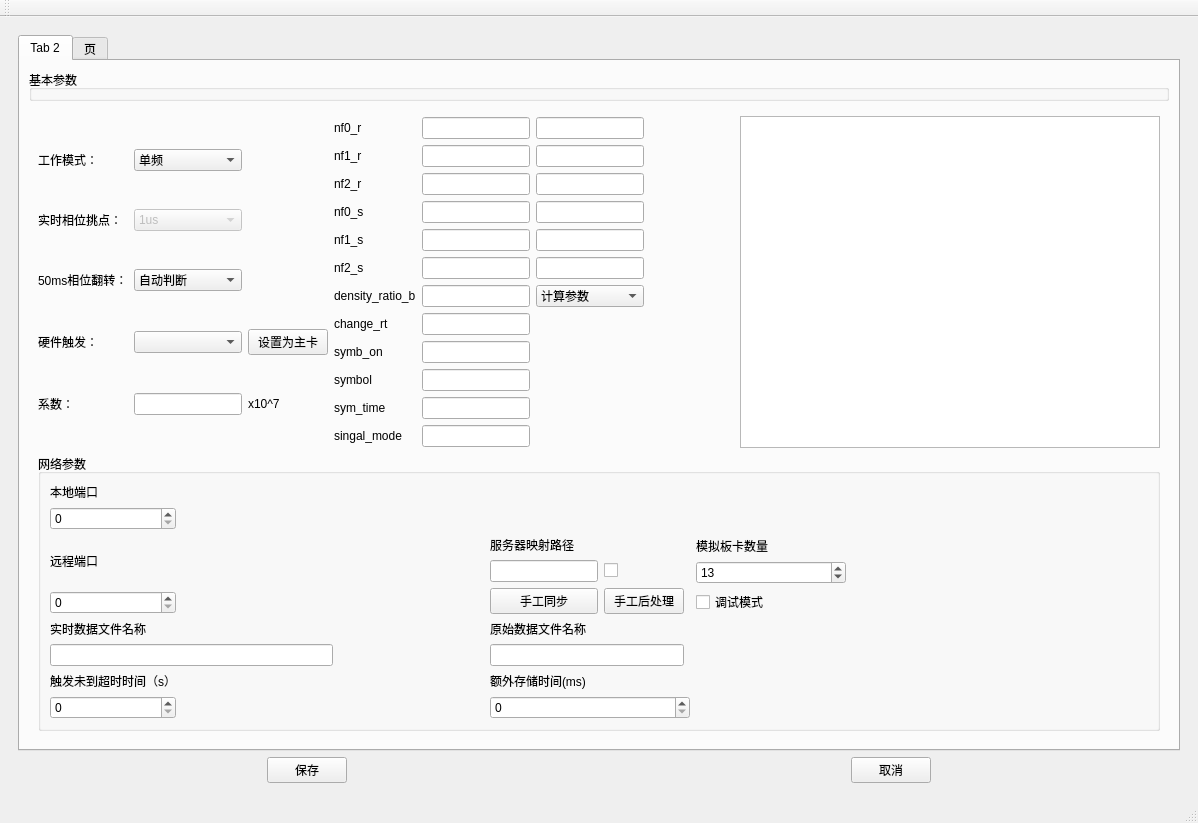
<?xml version="1.0" encoding="UTF-8"?>
<ui version="4.0">
 <class>MainProcess</class>
 <widget class="QMainWindow" name="MainProcess">
  <property name="geometry">
   <rect>
    <x>0</x>
    <y>0</y>
    <width>1198</width>
    <height>798</height>
   </rect>
  </property>
  <property name="windowTitle">
   <string>MainProcess</string>
  </property>
  <widget class="QWidget" name="centralwidget">
   <layout class="QGridLayout" name="gridLayout">
    <item row="0" column="0">
     <widget class="QStackedWidget" name="stackedWidget">
      <property name="currentIndex">
       <number>1</number>
      </property>
      <widget class="QWidget" name="showPlotWidget">
       <layout class="QGridLayout" name="gridLayout_8">
        <item row="0" column="0">
         <layout class="QVBoxLayout" name="verticalLayout_4">
          <item>
           <widget class="QLabel" name="lab_GunInf">
            <property name="text">
             <string>TextLabel</string>
            </property>
            <property name="alignment">
             <set>Qt::AlignCenter</set>
            </property>
           </widget>
          </item>
          <item>
           <widget class="QStackedWidget" name="stackedWidget_2">
            <property name="currentIndex">
             <number>0</number>
            </property>
            <widget class="QWidget" name="page">
             <layout class="QGridLayout" name="gridLayout_2">
              <item row="0" column="0">
               <widget class="QWidget" name="plotWidget" native="true"/>
              </item>
             </layout>
            </widget>
            <widget class="QWidget" name="page_2">
             <layout class="QGridLayout" name="gridLayout_7">
              <item row="0" column="0">
               <widget class="QWidget" name="plotWidget2" native="true"/>
              </item>
             </layout>
            </widget>
           </widget>
          </item>
         </layout>
        </item>
       </layout>
      </widget>
      <widget class="QWidget" name="AdvancedOptionsWidget">
       <layout class="QGridLayout" name="gridLayout_4">
        <item row="0" column="0">
         <layout class="QVBoxLayout" name="verticalLayout">
          <item>
           <widget class="QTabWidget" name="tabSettingWidget">
            <property name="currentIndex">
             <number>0</number>
            </property>
            <widget class="QWidget" name="tab_2">
             <attribute name="title">
              <string>Tab 2</string>
             </attribute>
             <layout class="QGridLayout" name="gridLayout_5">
              <item row="1" column="0">
               <widget class="QWidget" name="basicParaWidget" native="true">
                <layout class="QVBoxLayout" name="verticalLayout_2" stretch="0,0">
                 <item>
                  <layout class="QHBoxLayout" name="horizontalLayout">
                   <item>
                    <layout class="QGridLayout" name="gridLayout_14">
                     <item row="0" column="0">
                      <layout class="QGridLayout" name="gridLayout_10">
                       <item row="0" column="2" colspan="2">
                        <widget class="QComboBox" name="Mode">
                         <property name="enabled">
                          <bool>true</bool>
                         </property>
                         <item>
                          <property name="text">
                           <string>单频</string>
                          </property>
                         </item>
                         <item>
                          <property name="text">
                           <string>三频</string>
                          </property>
                         </item>
                        </widget>
                       </item>
                       <item row="3" column="0" colspan="2">
                        <widget class="QLabel" name="label_2">
                         <property name="text">
                          <string>硬件触发：</string>
                         </property>
                        </widget>
                       </item>
                       <item row="3" column="2" colspan="2">
                        <widget class="QComboBox" name="hardtrigIndex"/>
                       </item>
                       <item row="1" column="2" colspan="2">
                        <widget class="QComboBox" name="PickUp">
                         <property name="enabled">
                          <bool>false</bool>
                         </property>
                         <item>
                          <property name="text">
                           <string>1us</string>
                          </property>
                         </item>
                         <item>
                          <property name="text">
                           <string>10us</string>
                          </property>
                         </item>
                         <item>
                          <property name="text">
                           <string>20us</string>
                          </property>
                         </item>
                         <item>
                          <property name="text">
                           <string>50us</string>
                          </property>
                         </item>
                         <item>
                          <property name="text">
                           <string>100us</string>
                          </property>
                         </item>
                         <item>
                          <property name="text">
                           <string>1000us</string>
                          </property>
                         </item>
                        </widget>
                       </item>
                       <item row="4" column="0" colspan="2">
                        <widget class="QLabel" name="label">
                         <property name="text">
                          <string>系数：</string>
                         </property>
                        </widget>
                       </item>
                       <item row="4" column="2" colspan="2">
                        <widget class="QLineEdit" name="coefficient"/>
                       </item>
                       <item row="4" column="4">
                        <widget class="QLabel" name="label_4">
                         <property name="text">
                          <string>x10^7</string>
                         </property>
                        </widget>
                       </item>
                       <item row="2" column="2" colspan="2">
                        <widget class="QComboBox" name="phaseFilp">
                         <item>
                          <property name="text">
                           <string>自动判断</string>
                          </property>
                         </item>
                         <item>
                          <property name="text">
                           <string>取负值</string>
                          </property>
                         </item>
                        </widget>
                       </item>
                       <item row="3" column="4">
                        <widget class="QPushButton" name="set2MainCard">
                         <property name="text">
                          <string>设置为主卡</string>
                         </property>
                        </widget>
                       </item>
                       <item row="2" column="0" colspan="2">
                        <widget class="QLabel" name="label_10">
                         <property name="text">
                          <string>50ms相位翻转：</string>
                         </property>
                        </widget>
                       </item>
                       <item row="0" column="0" colspan="2">
                        <widget class="QLabel" name="label_3">
                         <property name="text">
                          <string>工作模式：</string>
                         </property>
                        </widget>
                       </item>
                       <item row="1" column="0" colspan="2">
                        <widget class="QLabel" name="label_8">
                         <property name="text">
                          <string>实时相位挑点：</string>
                         </property>
                        </widget>
                       </item>
                      </layout>
                     </item>
                     <item row="0" column="1">
                      <layout class="QGridLayout" name="gridLayout_17">
                       <item row="9" column="0">
                        <widget class="QLabel" name="label_39">
                         <property name="text">
                          <string>symbol</string>
                         </property>
                        </widget>
                       </item>
                       <item row="5" column="0">
                        <widget class="QLabel" name="label_22">
                         <property name="text">
                          <string>nf2_s</string>
                         </property>
                        </widget>
                       </item>
                       <item row="4" column="2">
                        <widget class="QLineEdit" name="txtnf1_s"/>
                       </item>
                       <item row="4" column="0">
                        <widget class="QLabel" name="label_27">
                         <property name="text">
                          <string>nf1_s</string>
                         </property>
                        </widget>
                       </item>
                       <item row="1" column="0">
                        <widget class="QLabel" name="label_23">
                         <property name="text">
                          <string>nf1_r</string>
                         </property>
                        </widget>
                       </item>
                       <item row="10" column="2">
                        <widget class="QLineEdit" name="txtsym_time"/>
                       </item>
                       <item row="9" column="2">
                        <widget class="QLineEdit" name="txtsymbol"/>
                       </item>
                       <item row="5" column="2">
                        <widget class="QLineEdit" name="txtnf2_s"/>
                       </item>
                       <item row="2" column="0">
                        <widget class="QLabel" name="label_28">
                         <property name="text">
                          <string>nf2_r</string>
                         </property>
                        </widget>
                       </item>
                       <item row="11" column="2">
                        <widget class="QLineEdit" name="txtsingal_mode"/>
                       </item>
                       <item row="8" column="0">
                        <widget class="QLabel" name="label_38">
                         <property name="text">
                          <string>symb_on</string>
                         </property>
                        </widget>
                       </item>
                       <item row="0" column="2">
                        <widget class="QLineEdit" name="txtnf0_r"/>
                       </item>
                       <item row="10" column="0">
                        <widget class="QLabel" name="label_50">
                         <property name="text">
                          <string>sym_time</string>
                         </property>
                        </widget>
                       </item>
                       <item row="3" column="2">
                        <widget class="QLineEdit" name="txtnf0_s"/>
                       </item>
                       <item row="11" column="0">
                        <widget class="QLabel" name="label_51">
                         <property name="text">
                          <string>singal_mode</string>
                         </property>
                        </widget>
                       </item>
                       <item row="0" column="0">
                        <widget class="QLabel" name="label_26">
                         <property name="text">
                          <string>nf0_r</string>
                         </property>
                        </widget>
                       </item>
                       <item row="3" column="0">
                        <widget class="QLabel" name="label_25">
                         <property name="text">
                          <string>nf0_s</string>
                         </property>
                        </widget>
                       </item>
                       <item row="6" column="2">
                        <widget class="QLineEdit" name="txtdensity_ratio_b"/>
                       </item>
                       <item row="6" column="0">
                        <widget class="QLabel" name="label_24">
                         <property name="text">
                          <string>density_ratio_b</string>
                         </property>
                        </widget>
                       </item>
                       <item row="2" column="2">
                        <widget class="QLineEdit" name="txtnf2_r"/>
                       </item>
                       <item row="8" column="2">
                        <widget class="QLineEdit" name="txtsymb_on"/>
                       </item>
                       <item row="7" column="0">
                        <widget class="QLabel" name="label_36">
                         <property name="text">
                          <string>change_rt</string>
                         </property>
                        </widget>
                       </item>
                       <item row="7" column="2">
                        <widget class="QLineEdit" name="txtchange_rt"/>
                       </item>
                       <item row="1" column="2">
                        <widget class="QLineEdit" name="txtnf1_r"/>
                       </item>
                       <item row="0" column="3">
                        <widget class="QLineEdit" name="txtnf0_r_manual"/>
                       </item>
                       <item row="1" column="3">
                        <widget class="QLineEdit" name="txtnf1_r_manual"/>
                       </item>
                       <item row="2" column="3">
                        <widget class="QLineEdit" name="txtnf2_r_manual"/>
                       </item>
                       <item row="3" column="3">
                        <widget class="QLineEdit" name="txtnf0_s_manual"/>
                       </item>
                       <item row="4" column="3">
                        <widget class="QLineEdit" name="txtnf1_s_manual"/>
                       </item>
                       <item row="5" column="3">
                        <widget class="QLineEdit" name="txtnf2_s_manual"/>
                       </item>
                       <item row="6" column="3">
                        <widget class="QComboBox" name="cboParameterSource">
                         <item>
                          <property name="text">
                           <string>计算参数</string>
                          </property>
                         </item>
                         <item>
                          <property name="text">
                           <string>人工参数</string>
                          </property>
                         </item>
                        </widget>
                       </item>
                      </layout>
                     </item>
                    </layout>
                   </item>
                   <item>
                    <spacer name="horizontalSpacer_5">
                     <property name="orientation">
                      <enum>Qt::Horizontal</enum>
                     </property>
                     <property name="sizeHint" stdset="0">
                      <size>
                       <width>30</width>
                       <height>20</height>
                      </size>
                     </property>
                    </spacer>
                   </item>
                   <item>
                    <widget class="QTextEdit" name="textLog">
                     <property name="minimumSize">
                      <size>
                       <width>420</width>
                       <height>0</height>
                      </size>
                     </property>
                    </widget>
                   </item>
                  </layout>
                 </item>
                 <item>
                  <widget class="QGroupBox" name="groupBox">
                   <property name="title">
                    <string>网络参数</string>
                   </property>
                   <layout class="QGridLayout" name="gridLayout_9">
                    <item row="0" column="0">
                     <layout class="QGridLayout" name="gridLayout_6">
                      <item row="0" column="0" colspan="2">
                       <layout class="QVBoxLayout" name="verticalLayout_12">
                        <item>
                         <widget class="QLabel" name="label_13">
                          <property name="text">
                           <string>本地端口</string>
                          </property>
                         </widget>
                        </item>
                        <item>
                         <widget class="QSpinBox" name="localPort"/>
                        </item>
                       </layout>
                      </item>
                      <item row="2" column="5">
                       <layout class="QGridLayout" name="gridLayout_15">
                        <item row="1" column="1">
                         <widget class="QCheckBox" name="maintainSync">
                          <property name="font">
                           <font>
                            <family>SimSun-ExtB</family>
                            <pointsize>9</pointsize>
                            <weight>50</weight>
                            <bold>false</bold>
                           </font>
                          </property>
                          <property name="text">
                           <string/>
                          </property>
                         </widget>
                        </item>
                        <item row="0" column="0">
                         <widget class="QLabel" name="label_17">
                          <property name="text">
                           <string>服务器映射路径</string>
                          </property>
                         </widget>
                        </item>
                        <item row="1" column="0">
                         <widget class="QLineEdit" name="serverReflectionPath"/>
                        </item>
                        <item row="2" column="0">
                         <widget class="QPushButton" name="btnAync">
                          <property name="text">
                           <string>手工同步</string>
                          </property>
                         </widget>
                        </item>
                        <item row="2" column="1">
                         <widget class="QPushButton" name="btnProcessSpecific">
                          <property name="text">
                           <string>手工后处理</string>
                          </property>
                         </widget>
                        </item>
                       </layout>
                      </item>
                      <item row="2" column="11">
                       <spacer name="horizontalSpacer_14">
                        <property name="orientation">
                         <enum>Qt::Horizontal</enum>
                        </property>
                        <property name="sizeHint" stdset="0">
                         <size>
                          <width>40</width>
                          <height>20</height>
                         </size>
                        </property>
                       </spacer>
                      </item>
                      <item row="6" column="5" colspan="2">
                       <layout class="QVBoxLayout" name="verticalLayout_56">
                        <item>
                         <widget class="QLabel" name="label_58">
                          <property name="text">
                           <string>额外存储时间(ms)</string>
                          </property>
                         </widget>
                        </item>
                        <item>
                         <widget class="QSpinBox" name="extraSaveTime"/>
                        </item>
                       </layout>
                      </item>
                      <item row="3" column="0" colspan="3">
                       <layout class="QVBoxLayout" name="verticalLayout_31">
                        <item>
                         <widget class="QLabel" name="label_32">
                          <property name="text">
                           <string>实时数据文件名称</string>
                          </property>
                         </widget>
                        </item>
                        <item>
                         <widget class="QLineEdit" name="phaseDiffFileName"/>
                        </item>
                       </layout>
                      </item>
                      <item row="0" column="9">
                       <spacer name="horizontalSpacer_10">
                        <property name="orientation">
                         <enum>Qt::Horizontal</enum>
                        </property>
                        <property name="sizeHint" stdset="0">
                         <size>
                          <width>40</width>
                          <height>20</height>
                         </size>
                        </property>
                       </spacer>
                      </item>
                      <item row="2" column="0" colspan="2">
                       <layout class="QVBoxLayout" name="verticalLayout_13">
                        <item>
                         <widget class="QLabel" name="label_15">
                          <property name="text">
                           <string>远程端口</string>
                          </property>
                         </widget>
                        </item>
                        <item>
                         <widget class="QSpinBox" name="remotePort"/>
                        </item>
                       </layout>
                      </item>
                      <item row="6" column="9">
                       <spacer name="horizontalSpacer_16">
                        <property name="orientation">
                         <enum>Qt::Horizontal</enum>
                        </property>
                        <property name="sizeHint" stdset="0">
                         <size>
                          <width>40</width>
                          <height>20</height>
                         </size>
                        </property>
                       </spacer>
                      </item>
                      <item row="2" column="10">
                       <spacer name="horizontalSpacer_7">
                        <property name="orientation">
                         <enum>Qt::Horizontal</enum>
                        </property>
                        <property name="sizeHint" stdset="0">
                         <size>
                          <width>40</width>
                          <height>20</height>
                         </size>
                        </property>
                       </spacer>
                      </item>
                      <item row="2" column="2">
                       <spacer name="horizontalSpacer_9">
                        <property name="orientation">
                         <enum>Qt::Horizontal</enum>
                        </property>
                        <property name="sizeHint" stdset="0">
                         <size>
                          <width>40</width>
                          <height>20</height>
                         </size>
                        </property>
                       </spacer>
                      </item>
                      <item row="0" column="2">
                       <spacer name="horizontalSpacer_6">
                        <property name="orientation">
                         <enum>Qt::Horizontal</enum>
                        </property>
                        <property name="sizeHint" stdset="0">
                         <size>
                          <width>40</width>
                          <height>20</height>
                         </size>
                        </property>
                       </spacer>
                      </item>
                      <item row="6" column="4">
                       <spacer name="horizontalSpacer_15">
                        <property name="orientation">
                         <enum>Qt::Horizontal</enum>
                        </property>
                        <property name="sizeHint" stdset="0">
                         <size>
                          <width>40</width>
                          <height>20</height>
                         </size>
                        </property>
                       </spacer>
                      </item>
                      <item row="3" column="4">
                       <spacer name="horizontalSpacer_13">
                        <property name="orientation">
                         <enum>Qt::Horizontal</enum>
                        </property>
                        <property name="sizeHint" stdset="0">
                         <size>
                          <width>40</width>
                          <height>20</height>
                         </size>
                        </property>
                       </spacer>
                      </item>
                      <item row="6" column="0" colspan="2">
                       <layout class="QVBoxLayout" name="verticalLayout_35">
                        <item>
                         <widget class="QLabel" name="label_37">
                          <property name="text">
                           <string>触发未到超时时间（s）</string>
                          </property>
                         </widget>
                        </item>
                        <item>
                         <widget class="QSpinBox" name="trigTimeout"/>
                        </item>
                       </layout>
                      </item>
                      <item row="3" column="5">
                       <layout class="QVBoxLayout" name="verticalLayout_30">
                        <item>
                         <widget class="QLabel" name="label_31">
                          <property name="text">
                           <string>原始数据文件名称</string>
                          </property>
                         </widget>
                        </item>
                        <item>
                         <widget class="QLineEdit" name="fineFileName"/>
                        </item>
                       </layout>
                      </item>
                      <item row="2" column="9">
                       <layout class="QGridLayout" name="gridLayout_16">
                        <item row="2" column="0">
                         <widget class="QCheckBox" name="cboDebugModel">
                          <property name="text">
                           <string>调试模式</string>
                          </property>
                         </widget>
                        </item>
                        <item row="0" column="0">
                         <widget class="QLabel" name="lbDebugSimulatedCardCount">
                          <property name="text">
                           <string>模拟板卡数量</string>
                          </property>
                         </widget>
                        </item>
                        <item row="1" column="0">
                         <widget class="QSpinBox" name="txtSimulatedCardCount">
                          <property name="value">
                           <number>13</number>
                          </property>
                         </widget>
                        </item>
                       </layout>
                      </item>
                     </layout>
                    </item>
                   </layout>
                  </widget>
                 </item>
                </layout>
               </widget>
              </item>
              <item row="0" column="0">
               <widget class="QGroupBox" name="groupBox_2">
                <property name="title">
                 <string>基本参数</string>
                </property>
               </widget>
              </item>
             </layout>
            </widget>
            <widget class="QWidget" name="tab_7">
             <attribute name="title">
              <string>页</string>
             </attribute>
             <layout class="QGridLayout" name="gridLayout_12">
              <item row="0" column="0">
               <widget class="QWidget" name="channelParaWidget" native="true">
                <layout class="QVBoxLayout" name="verticalLayout_3">
                 <item>
                  <widget class="QGroupBox" name="groupBox_4">
                   <property name="title">
                    <string>原始数据</string>
                   </property>
                   <layout class="QGridLayout" name="gridLayout_13">
                    <item row="0" column="0">
                     <widget class="QTableWidget" name="tableWidget"/>
                    </item>
                   </layout>
                  </widget>
                 </item>
                 <item>
                  <layout class="QHBoxLayout" name="horizontalLayout_2" stretch="0">
                   <item>
                    <widget class="QGroupBox" name="groupBox_3">
                     <property name="title">
                      <string>实时通道</string>
                     </property>
                     <layout class="QGridLayout" name="gridLayout_11">
                      <item row="0" column="0">
                       <widget class="QTableWidget" name="tableWidget_2"/>
                      </item>
                     </layout>
                    </widget>
                   </item>
                  </layout>
                 </item>
                </layout>
               </widget>
              </item>
             </layout>
            </widget>
           </widget>
          </item>
          <item>
           <layout class="QGridLayout" name="gridLayout_3">
            <item row="0" column="1">
             <widget class="QPushButton" name="saveConfig">
              <property name="text">
               <string>保存</string>
              </property>
             </widget>
            </item>
            <item row="0" column="0">
             <spacer name="horizontalSpacer_3">
              <property name="orientation">
               <enum>Qt::Horizontal</enum>
              </property>
              <property name="sizeHint" stdset="0">
               <size>
                <width>40</width>
                <height>20</height>
               </size>
              </property>
             </spacer>
            </item>
            <item row="0" column="3">
             <spacer name="horizontalSpacer_2">
              <property name="orientation">
               <enum>Qt::Horizontal</enum>
              </property>
              <property name="sizeHint" stdset="0">
               <size>
                <width>40</width>
                <height>20</height>
               </size>
              </property>
             </spacer>
            </item>
            <item row="0" column="2">
             <spacer name="horizontalSpacer">
              <property name="orientation">
               <enum>Qt::Horizontal</enum>
              </property>
              <property name="sizeHint" stdset="0">
               <size>
                <width>40</width>
                <height>20</height>
               </size>
              </property>
             </spacer>
            </item>
            <item row="0" column="4">
             <widget class="QPushButton" name="cancleConfig">
              <property name="text">
               <string>取消</string>
              </property>
             </widget>
            </item>
            <item row="0" column="5">
             <spacer name="horizontalSpacer_4">
              <property name="orientation">
               <enum>Qt::Horizontal</enum>
              </property>
              <property name="sizeHint" stdset="0">
               <size>
                <width>40</width>
                <height>20</height>
               </size>
              </property>
             </spacer>
            </item>
           </layout>
          </item>
         </layout>
        </item>
       </layout>
      </widget>
     </widget>
    </item>
   </layout>
  </widget>
  <widget class="QMenuBar" name="menubar">
   <property name="geometry">
    <rect>
     <x>0</x>
     <y>0</y>
     <width>1198</width>
     <height>23</height>
    </rect>
   </property>
  </widget>
  <widget class="QStatusBar" name="statusbar"/>
  <widget class="QToolBar" name="toolBar">
   <property name="windowTitle">
    <string>toolBar</string>
   </property>
   <attribute name="toolBarArea">
    <enum>TopToolBarArea</enum>
   </attribute>
   <attribute name="toolBarBreak">
    <bool>false</bool>
   </attribute>
  </widget>
 </widget>
 <resources/>
 <connections/>
</ui>
